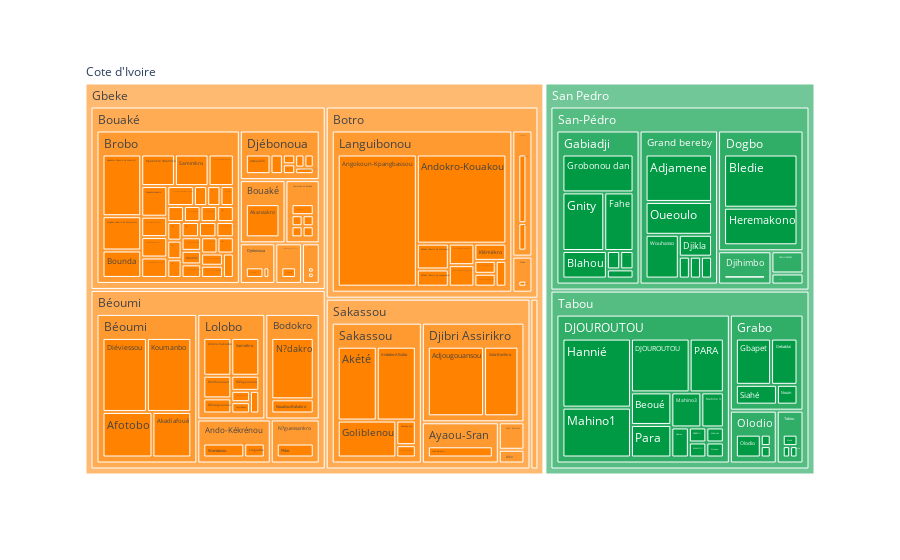

The notebook cell this image was saved under:
### Code cell
# Make a treemap in plotly express to show the distribution of assessments by level 1 government, level 2 government, level 3 government, and level 4 government
fig = px.treemap(villages, path=[px.Constant("Cote d'Ivoire"), 'Level 1 Government', 'Level 2 Government', 'Level 3 Government', 'Level 4 Government'], values='Count')
# change colors to be FF8200 and 009A44
# fig.update_traces(marker=dict(colors=['#FF8200', '#009A44']))
fig.update_layout(
    treemapcolorway = ["#FF8200", "#009A44"],
    # margin = dict(t=50, l=25, r=25, b=25)
)
fig.show()
# export to html
fig.write_html("./home/charts/sites_villages.html")
# write to png
fig.write_image("./home/charts/sites_villages.png")

### Figure 1 — Plotly figure (JSON) as saved in the notebook; plotly's stock layout.template omitted (floating-point values rounded to 4 significant figures; data arrays with more than 128 entries replaced by an {"elided": "..."} marker saying what was removed)
{"data": [{"branchvalues": "total", "domain": {"x": [0, 1], "y": [0, 1]}, "hovertemplate": "labels=%{label}<br>Count=%{value}<br>parent=%{parent}<br>id=%{id}<extra></extra>", "ids": {"elided": "180 str values"}, "labels": {"elided": "180 str values"}, "name": "", "parents": {"elided": "180 str values"}, "type": "treemap", "values": {"elided": "180 int values"}}], "layout": {"legend": {"tracegroupgap": 0}, "margin": {"t": 60}, "treemapcolorway": ["#FF8200", "#009A44"]}}
